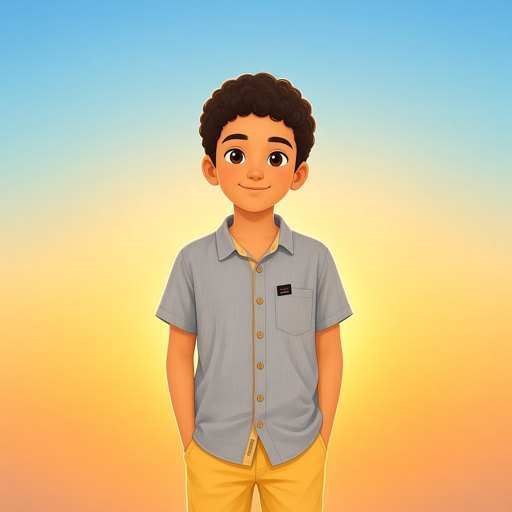
#> input picture moody/assets/moody_cartoon.jpg, 512 x 512 px; its folder holds 5 pictures in this run
$ python make_icons.py
#> lines starting #> are read from the running program, lines starting #| are printed output that depends on the picture; after the words box and inside, x2 and y2 are one past the last pixel; in counts of white or black regions, pixels touching at a corner belong together
#> in foreground, `c = Image.new('RGBA', (px, px), (0, 0, 0, 0))`: c: PIL image 108x108 RGBA; every value is 0
#!/usr/bin/env python3
"""Generate the Android launcher icons + splash icon from the game's own cartoon avatars.
Output goes to android/app/src/main/res (committed; re-run only when the art changes).
  python3 scripts/make_icons.py [path/to/moody]      (needs Pillow)
Adaptive icon rules: 108dp canvas, only the centre 66dp circle is guaranteed visible -> artwork stays inside 66dp.
Only cartoon avatars are used (never photos)."""
import os, sys
from PIL import Image, ImageDraw, ImageFilter

HERE = os.path.dirname(os.path.abspath(__file__))
MOODY = sys.argv[1] if len(sys.argv) > 1 else os.path.join(HERE, '..', '..', 'moody')
RES = os.path.join(HERE, '..', 'android', 'app', 'src', 'main', 'res')
NAVY = (11, 26, 51); BLUE = (31, 74, 140); GOLD = (255, 210, 60)

def face(name, box=(136, 60, 376, 300)):
#> called with name = 'moody_cartoon.jpg', box = (136, 60, 376, 300)
    return Image.open(os.path.join(MOODY, 'assets', name)).convert('RGB').crop(box)

def circle(im, d, ring=0, ring_col=(255, 255, 255)):
#> called with d = 36, ring = 2, ring_col = (255, 255, 255)
    S = 4; D = d * S
#> after `S = 4`: S = 4
#> after `D = d * S`: D = 144
    m = Image.new('L', (D, D), 0); ImageDraw.Draw(m).ellipse((0, 0, D - 1, D - 1), fill=255)
#> after `m = Image.new('L', (D, D), 0)`: m: PIL image 144x144 L; every value is 0
#> after `ImageDraw.Draw(m).ellipse((0, 0, D - 1, D - 1), fill=255)`:
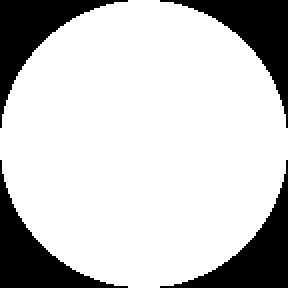
#> m: PIL image 144x144 L (shown 2 times larger); 78.5% white; 4 black regions, box (x1, y1, x2, y2) and area: (0, 0, 64, 64) 1117, (80, 0, 144, 64) 1117, (0, 80, 64, 144) 1117, (80, 80, 144, 144) 1117
    out = Image.new('RGBA', (D, D), (0, 0, 0, 0))
#> out: PIL image 144x144 RGBA; every value is 0
    r = ring * S
#> r = 8
    if r:
        ImageDraw.Draw(out).ellipse((0, 0, D - 1, D - 1), fill=ring_col + (255,))
        inner = im.resize((D - 2 * r, D - 2 * r), Image.LANCZOS)
        mm = Image.new('L', (D - 2 * r, D - 2 * r), 0); ImageDraw.Draw(mm).ellipse((0, 0, D - 2 * r - 1, D - 2 * r - 1), fill=255)
#> after `mm = Image.new('L', (D - 2 * r, D - 2 * r), 0)`: mm: PIL image 128x128 L; every value is 0
#> after `ImageDraw.Draw(mm).ellipse((0, 0, D - 2 * r - 1, D - 2 * r - 1), fill=`: mm: PIL image 128x128 L; 78.5% white; 4 black regions, box (x1, y1, x2, y2) and area: (0, 0, 56, 56) 881, (72, 0, 128, 56) 881, (0, 72, 56, 128) 881, (72, 72, 128, 128) 881
        out.paste(inner, (r, r), mm)
    else:
        out.paste(im.resize((D, D), Image.LANCZOS), (0, 0), m)
    return out.resize((d, d), Image.LANCZOS)
#> returned value: PIL image 36x36 RGBA

def foreground(px):
    """two avatars side by side, inside the 66dp safe circle (= 61% of the canvas)."""
    c = Image.new('RGBA', (px, px), (0, 0, 0, 0))
    unit = px / 108.0
    big = int(36 * unit); small = int(28 * unit); ring = max(2, int(1.6 * unit))
    a = circle(face('moody_cartoon.jpg'), big, ring)
    b = circle(face('aboody_cartoon.jpg'), small, ring)
#> call 2 of face, with name = 'aboody_cartoon.jpg', box = (136, 60, 376, 300)
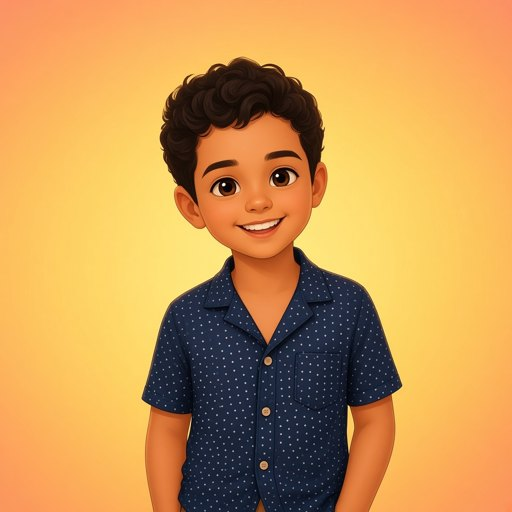
#> input picture moody/assets/aboody_cartoon.jpg, 512 x 512 px
#> in face (call 2), `return Image.open(os.path.join(MOODY, 'assets', name)).convert('RGB')...`:
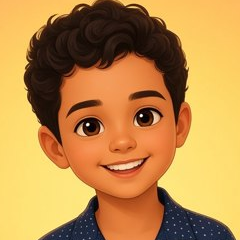
#> returned value: PIL image 240x240 RGB; mean R, G, B 189, 139.9, 73.8
#> in circle (call 2), `m = Image.new('L', (D, D), 0)`: m: PIL image 112x112 L; every value is 0
#> in circle (call 2), `ImageDraw.Draw(m).ellipse((0, 0, D - 1, D - 1), fill=255)`: m: PIL image 112x112 L; 78.3% white; 4 black regions, box (x1, y1, x2, y2) and area: (0, 0, 49, 49) 681, (63, 0, 112, 49) 681, (0, 63, 49, 112) 681, (63, 63, 112, 112) 681
#> in circle (call 2), `out = Image.new('RGBA', (D, D), (0, 0, 0, 0))`: out: PIL image 112x112 RGBA; every value is 0
#> in circle (call 2), `mm = Image.new('L', (D - 2 * r, D - 2 * r), 0)`: mm: PIL image 96x96 L; every value is 0
#> in circle (call 2), `ImageDraw.Draw(mm).ellipse((0, 0, D - 2 * r - 1, D - 2 * r - 1), fill=`: mm: PIL image 96x96 L; 78.4% white; 4 black regions, box (x1, y1, x2, y2) and area: (0, 0, 41, 41) 498, (55, 0, 96, 41) 498, (0, 55, 41, 96) 498, (55, 55, 96, 96) 498
    cx = px // 2
    # soft shadow
    sh = Image.new('RGBA', (px, px), (0, 0, 0, 0)); d = ImageDraw.Draw(sh)
    d.ellipse((cx - int(30 * unit), int(62 * unit), cx + int(30 * unit), int(70 * unit)), fill=(0, 0, 0, 70))
    c.alpha_composite(sh.filter(ImageFilter.GaussianBlur(unit * 2)))
    c.alpha_composite(b, (cx + int(1 * unit), int(48 * unit)))   # Aboody, right/lower
    c.alpha_composite(a, (cx - big + int(5 * unit), int(40 * unit) - int(6 * unit)))
    return c

def legacy(px, round_=False):
    """full-bleed legacy icon (API < 26): gradient + avatars"""
#> called with px = 48, round_ = False
    bg = Image.new('RGBA', (px, px), NAVY + (255,)); g = ImageDraw.Draw(bg)
#> after `bg = Image.new('RGBA', (px, px), NAVY + (255,))`:
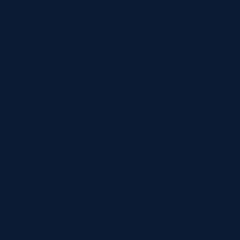
#> bg: PIL image 48x48 RGBA (shown 5 times larger); mean R, G, B, A 11, 26, 51, 255
    for y in range(px):
        t = y / px; g.line((0, y, px, y), fill=tuple(int(NAVY[i] + (BLUE[i] - NAVY[i]) * t) for i in range(3)) + (255,))
    fg = foreground(int(px * 108 / 66 * 0.86)) if False else foreground(px * 108 // 80)
#> in foreground (call 2), `c = Image.new('RGBA', (px, px), (0, 0, 0, 0))`: c: PIL image 64x64 RGBA; every value is 0
#> call 3 of circle, with d = 21, ring = 2, ring_col = (255, 255, 255)
#> in circle (call 3), `D = d * S`: D = 84
#> in circle (call 3), `m = Image.new('L', (D, D), 0)`: m: PIL image 84x84 L; every value is 0
#> in circle (call 3), `ImageDraw.Draw(m).ellipse((0, 0, D - 1, D - 1), fill=255)`: m: PIL image 84x84 L; 78.5% white; 4 black regions, box (x1, y1, x2, y2) and area: (0, 0, 36, 36) 380, (48, 0, 84, 36) 380, (0, 48, 36, 84) 380, (48, 48, 84, 84) 380
#> in circle (call 3), `out = Image.new('RGBA', (D, D), (0, 0, 0, 0))`: out: PIL image 84x84 RGBA; every value is 0
#> in circle (call 3), `inner = im.resize((D - 2 * r, D - 2 * r), Image.LANCZOS)`:
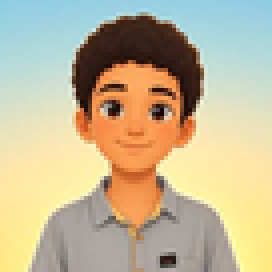
#> inner: PIL image 68x68 RGB (shown 4 times larger); mean R, G, B 194.8, 181.8, 149.4
#> in circle (call 3), `mm = Image.new('L', (D - 2 * r, D - 2 * r), 0)`: mm: PIL image 68x68 L; every value is 0
#> in circle (call 3), `ImageDraw.Draw(mm).ellipse((0, 0, D - 2 * r - 1, D - 2 * r - 1), fill=`: mm: PIL image 68x68 L; 78.4% white; 4 black regions, box (x1, y1, x2, y2) and area: (0, 0, 28, 28) 250, (40, 0, 68, 28) 250, (0, 40, 28, 68) 250, (40, 40, 68, 68) 250
#> in circle (call 3), `out.paste(inner, (r, r), mm)`:
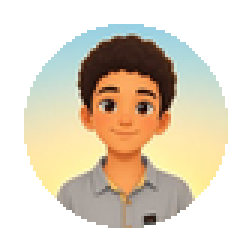
#> out: PIL image 84x84 RGBA (shown 3 times larger); mean R, G, B, A 169.2, 158.4, 140.8, 200.1; transparent parts drawn white
#> call 4 of circle, with d = 16, ring = 2, ring_col = (255, 255, 255)
#> in circle (call 4), `D = d * S`: D = 64
#> in circle (call 4), `m = Image.new('L', (D, D), 0)`: m: PIL image 64x64 L; every value is 0
#> in circle (call 4), `ImageDraw.Draw(m).ellipse((0, 0, D - 1, D - 1), fill=255)`: m: PIL image 64x64 L; 78.4% white; 4 black regions, box (x1, y1, x2, y2) and area: (0, 0, 26, 26) 221, (38, 0, 64, 26) 221, (0, 38, 26, 64) 221, (38, 38, 64, 64) 221
#> in circle (call 4), `mm = Image.new('L', (D - 2 * r, D - 2 * r), 0)`: mm: PIL image 48x48 L; every value is 0
#> in circle (call 4), `ImageDraw.Draw(mm).ellipse((0, 0, D - 2 * r - 1, D - 2 * r - 1), fill=`: mm: PIL image 48x48 L; 78.3% white; 4 black regions, box (x1, y1, x2, y2) and area: (0, 0, 19, 19) 125, (29, 0, 48, 19) 125, (0, 29, 19, 48) 125, (29, 29, 48, 48) 125
#> in circle (call 4), `return out.resize((d, d), Image.LANCZOS)`:
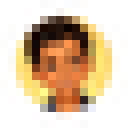
#> returned value: PIL image 16x16 RGBA (shown 8 times larger); mean R, G, B, A 204.8, 182.2, 155, 200.2; transparent parts drawn white
    off = (px - fg.size[0]) // 2
#> off = -8
    bg.alpha_composite(fg, (off, off))
    m = Image.new('L', (px * 4, px * 4), 0); dm = ImageDraw.Draw(m)
    if round_: dm.ellipse((0, 0, px * 4 - 1, px * 4 - 1), fill=255)
    else: dm.rounded_rectangle((0, 0, px * 4 - 1, px * 4 - 1), radius=px * 4 // 5, fill=255)
    m = m.resize((px, px), Image.LANCZOS)
    out = Image.new('RGBA', (px, px), (0, 0, 0, 0)); out.paste(bg, (0, 0), m); return out

def save(im, path):
    os.makedirs(os.path.dirname(path), exist_ok=True); im.save(path, optimize=True)

dens = {'mdpi': 1, 'hdpi': 1.5, 'xhdpi': 2, 'xxhdpi': 3, 'xxxhdpi': 4}
for k, f in dens.items():
    d = os.path.join(RES, 'mipmap-' + k)
    save(foreground(int(108 * f)), os.path.join(d, 'ic_launcher_foreground.png'))
    save(legacy(int(48 * f)), os.path.join(d, 'ic_launcher.png'))
    save(legacy(int(48 * f), True), os.path.join(d, 'ic_launcher_round.png'))
# monochrome layer (Android 13 themed icons): silhouette of the two circles
for k, f in dens.items():
    px = int(108 * f); u = px / 108.0; m = Image.new('RGBA', (px, px), (0, 0, 0, 0)); d = ImageDraw.Draw(m)
    big = int(34 * u); small = int(28 * u); cx = px // 2
    d.ellipse((cx - big + int(5 * u), int(34 * u), cx + int(5 * u), int(34 * u) + big), fill=(0, 0, 0, 255))
    d.ellipse((cx + int(1 * u), int(48 * u), cx + int(1 * u) + small, int(48 * u) + small), fill=(0, 0, 0, 255))
    save(m, os.path.join(RES, 'mipmap-' + k, 'ic_launcher_monochrome.png'))
#> this loop made 5 passes
#> (k, f, px, u, big, small, cx) on passes 1 to 5: ('mdpi', 1, 108, 1, 34, 28, 54), ('hdpi', 1.5, 162, 1.5, 51, 42, 81), ('xhdpi', 2, 216, 2, 68, 56, 108), ('xxhdpi', 3, 324, 3, 102, 84, 162), ('xxxhdpi', 4, 432, 4, 136, 112, 216)
# splash icon: Android 12+ crops it to a circle of 2/3 of 288dp -> 192dp; we ship 288dp @xxxhdpi=1152? keep 576px (xxhdpi*2) transparent png
sp = Image.new('RGBA', (576, 576), (0, 0, 0, 0))
sp.alpha_composite(foreground(576 * 108 // 108), (0, 0))
save(sp, os.path.join(RES, 'drawable-nodpi', 'splash_icon.png'))
# Play Store 512 icon (no alpha required but allowed; keep opaque full square, Play applies its own mask)
store = legacy(512).convert('RGB') if False else None
big = Image.new('RGB', (512, 512), NAVY); g = ImageDraw.Draw(big)
for y in range(512):
    t = y / 512; g.line((0, y, 512, y), fill=tuple(int(NAVY[i] + (BLUE[i] - NAVY[i]) * t) for i in range(3)))
fg = foreground(512 * 108 // 80); big.paste(fg, ((512 - fg.size[0]) // 2, (512 - fg.size[1]) // 2), fg)
out = os.path.join(HERE, '..', '..', 'docs', 'play', 'assets', 'out'); os.makedirs(out, exist_ok=True)
big.save(os.path.join(out, 'icon_512.png'), optimize=True)
print('icons written to', os.path.normpath(RES))
